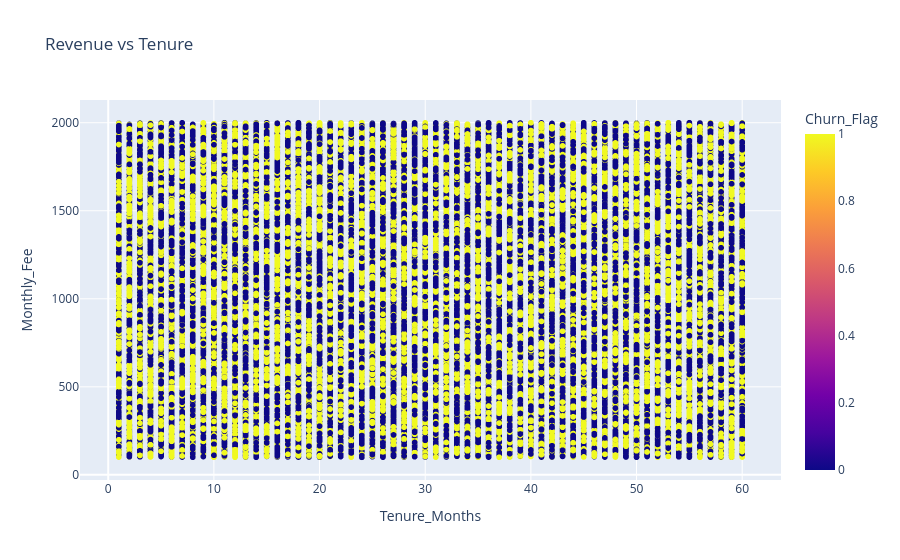

The notebook cell saved with this chart:
### Code cell
fig = px.scatter(df,
                 x='Tenure_Months',
                 y='Monthly_Fee',
                 color='Churn_Flag',
                 title="Revenue vs Tenure")
fig.show()

### Figure 1 — Plotly figure (JSON) as saved in the notebook; plotly's stock layout.template omitted (floating-point values rounded to 4 significant figures; data arrays with more than 128 entries replaced by an {"elided": "..."} marker saying what was removed)
{"data": [{"hovertemplate": "Tenure_Months=%{x}<br>Monthly_Fee=%{y}<br>Churn_Flag=%{marker.color}<extra></extra>", "legendgroup": "", "marker": {"color": {"elided": "70000 int values"}, "coloraxis": "coloraxis", "symbol": "circle"}, "mode": "markers", "name": "", "showlegend": false, "x": {"elided": "70000 int values"}, "xaxis": "x", "y": {"elided": "70000 float values"}, "yaxis": "y", "type": "scattergl"}], "layout": {"xaxis": {"anchor": "y", "domain": [0.0, 1.0], "title": {"text": "Tenure_Months"}}, "yaxis": {"anchor": "x", "domain": [0.0, 1.0], "title": {"text": "Monthly_Fee"}}, "coloraxis": {"colorbar": {"title": {"text": "Churn_Flag"}}, "colorscale": [[0.0, "#0d0887"], [0.1111, "#46039f"], [0.2222, "#7201a8"], [0.3333, "#9c179e"], [0.4444, "#bd3786"], [0.5556, "#d8576b"], [0.6667, "#ed7953"], [0.7778, "#fb9f3a"], [0.8889, "#fdca26"], [1.0, "#f0f921"]]}, "legend": {"tracegroupgap": 0}, "title": {"text": "Revenue vs Tenure"}}}
